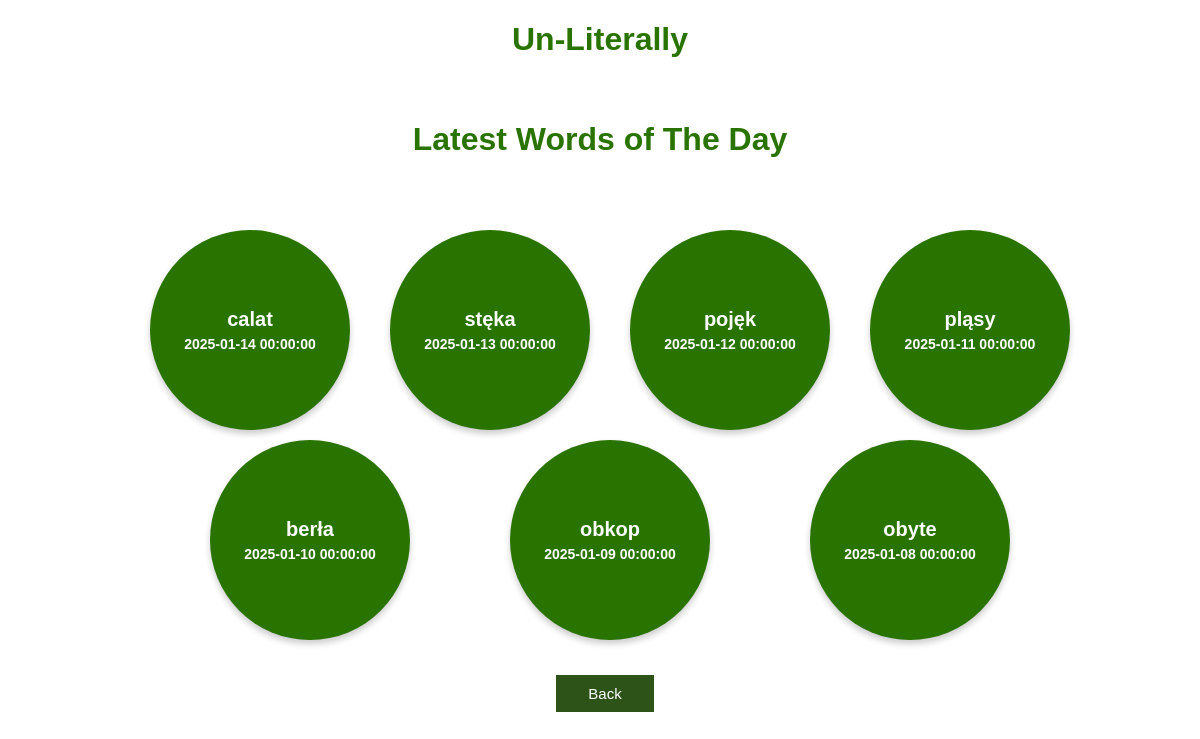
The app's page /top_10_latest_words_of_the_day (signed in) with its own data.
### app.py (models this page shows, shortened)
class Word(db.Model):
    id = db.Column(db.Integer, primary_key=True)
    content = db.Column(db.String(5), nullable=False, unique=True) # the word to be exact
    searched = db.Column(db.Integer, nullable=False)
    definition = db.Column(db.String(50000), nullable=True)
    last_search = db.Column(db.DateTime, nullable=True)
    last_as_word_of_the_day = db.Column(db.DateTime, nullable=True)
    last_as_word_of_literally = db.Column(db.DateTime, nullable=True)
    source = db.Column(db.String(500), nullable=False)
    added_by = db.Column(db.String(500), nullable=False)

### app.py (the view)
@app.route('/top_10_latest_words_of_the_day')
@login_required
def top_10_latest_words_of_the_day():
    if current_user.role_id != 3:
        try:
            call_for_word_of_the_day()
            column = request.args.get('column', 'LWD')
            title = request.args.get('title', 'Latest Words of The Day')
            result = get_latest(column=column)
            sorted_words = sorted(result, key=lambda x: x['last_as_word_of_the_day'], reverse=True)
            return render_template('bubbles.html', words=sorted_words, title=title, previous_page='bubble', column=column)
        except Exception as e:
            title = 'There was an issue dispaying plot'
            log_events(flag='ER?', title=title, description=e)
            return render_template('error_page.html', message=title)
    else:
        title = 'permission to see analysis module'
        log_events(flag='ER!', title=f'No {title}', description=None)
        return render_template('error_page.html', message=f'You dont have {title}')

### app.py (called while the page is built, shortened)
@login_manager.user_loader
def load_user(user_id):
    return User.query.get(user_id)

def call_for_word_of_the_day():
    word_today = Word.query.filter(func.date(Word.last_as_word_of_the_day) == datetime.now(POLAND_TZ).date()).all()
    if word_today:
        return None

### templates/bubbles.html (shortened to what this page needs)
{% extends 'base.html' %}
{% block body %}
<div class="menu_header">
    <h1 style="text-align: center; color: #297400; font-family: Arial; font-weight: bold;">Un-Literally</h1>
</div>
<div class="container_column">
    <h1 style="text-align: center; color: #297400;">{{ title }}</h1>
    <div class="circle-container">
        {% for word in words %}
        <div class="circle-wrapper">
            <a href="/show/word_{{ word['id'] }}/{{ previous_page }}"></a>
            <div class="circle">
                <div class="content">{{ word['content'] }}</div>
                {% if column == 'LS' %}
                    <div class="date">{{ word['last_search'].strftime("%Y-%m-%d %H:%M:%S") }}</div>
                {% elif column == 'LWL' %}
                    <div class="date">{{ word['last_as_word_of_literally'].strftime("%Y-%m-%d %H:%M:%S") }}</div>
                {% elif column == 'LWD' %}
                    <div class="date">{{ word['last_as_word_of_the_day'].strftime("%Y-%m-%d %H:%M:%S") }}</div>
                {% endif %}
            </div>
        </div>
        {% endfor %}
    </div>
</div>
<div class="container_column">
    <button class="back_button" onclick="window.location='/analysis_bubbles_menu'" style="margin-left: 10px; margin-top: 25px;">Back</button>
</div>
{% endblock %}

### static/css/main.css (style rules this page uses)
body, html { margin: 0; font-family: sans-serif; background-color: #FFFFFF; }
.container_column { max-width: 800px; margin: auto; padding: 20px; display: flex; flex-wrap: wrap; justify-content: center; }
.back_button { background-color: #2d5319; border: none; color: white; padding: 10px 32px; text-align: center; text-decoration: none; display: inline-block; font-size: 15px; margin: 7px 0px 0px 0px; cursor: pointer; }
.container_column { display: flex; flex-direction: column; align-items: center; padding: 20px; margin: auto; max-width: 1000px; width: 90%; box-sizing: border-box; }
button { padding: 10px 20px; font-size: 16px; border: none; cursor: pointer; transition: background-color 0.3s; }
button, input[type="submit"] { padding: 15px 40px; font-size: 18px; border: none; cursor: pointer; transition: background-color 0.3s; }

### templates/bubbles.html (style rules this page uses)
.circle-container { display: flex; flex-wrap: wrap; justify-content: space-evenly; gap: 30px; margin-top: 20px; margin-bottom: 20px; }
.circle-wrapper { position: relative; width: 180px; height: 180px; }
.circle { width: 100%; height: 100%; border-radius: 50%; background-color: #297400; color: white; display: flex; flex-direction: column; justify-content: center; align-items: center; font-size: 16px; font-weight: bold; text-align: center; padding: 10px; box-shadow: 0px 4px 6px rgba(0, 0, 0, 0.2); transition: transform 0.3s ease-in-out; cursor: pointer; position: relative; z-index: 1; }
.circle-wrapper a { position: absolute; top: 0; left: 0; right: 0; bottom: 0; display: block; z-index: 2; }
.circle:nth-child(even) { margin-top: 30px; }
.circle .content { font-size: 20px; font-weight: bold; margin-bottom: 5px; }
.circle .date { font-size: 14px; }
a { text-decoration: none; }

### records on screen
Word: content "calat", last_as_word_of_the_day "2025-01-14 00:00:00"
Word: content "berła", last_as_word_of_the_day "2025-01-10 00:00:00"

### other values on screen
{{ title }} "Latest Words of The Day"
{{ word['content'] }} "stęka" "pojęk" "pląsy" "obkop" "obyte"
{{ word['last_as_word_of_the_day'].strftime("%Y-%m-%d %H:%M:%S") }} "2025-01-13 00:00:00" "2025-01-12 00:00:00" "2025-01-11 00:00:00" "2025-01-09 00:00:00" "2025-01-08 00:00:00"
